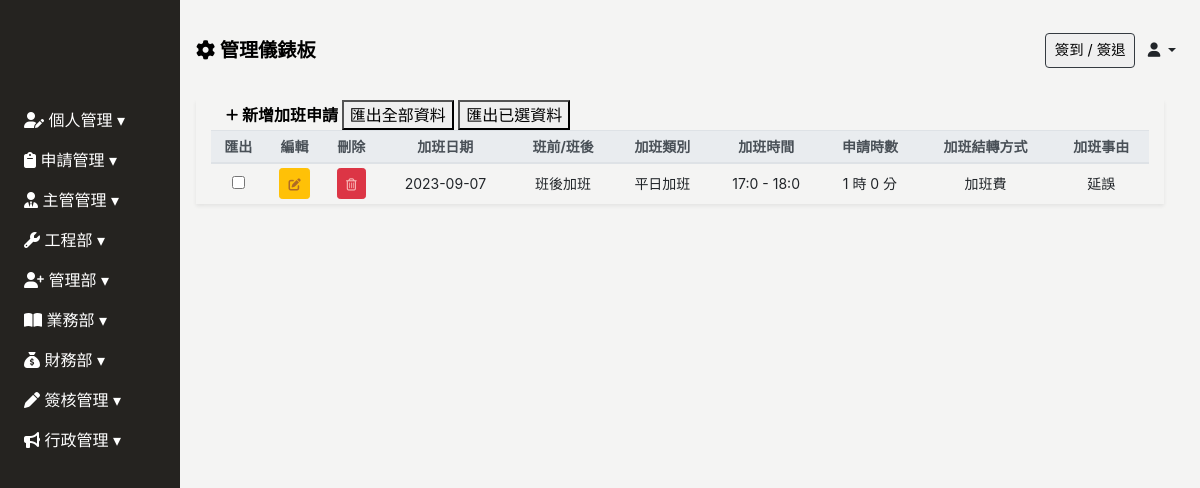
/work_overtime_application, run on the app's committed database.
### Backend/models.py (models this page shows, shortened)
class ModifiedModel(models.Model):
    modified_by = models.ForeignKey("Employee", on_delete=models.SET_NULL, null=True, blank=True)
    created_date = models.DateField(default=timezone.now,verbose_name='建立日期')
    update_date = models.DateField(auto_now=True, verbose_name='更新日期')
    class Meta:
        abstract = True

class Work_Overtime_Application(ModifiedModel):
    SHIFT_TYPE= (
        ('1', '班前加班'),
        ('2', '班後加班'),
    )
    OVERTIME_TYPE= (
        ('1', '平日加班'),
    )
    CARRY_OVER_TYPE= (
        ('1', '加班費'),
    )
    date_of_overtime = models.DateField(blank=True, null=True, verbose_name="加班日期")
    shift_of_overtime = models.CharField(max_length=1, choices=SHIFT_TYPE, blank=True, null=True, verbose_name="班前/班後")
    type_of_overtime = models.CharField(max_length=1, choices=OVERTIME_TYPE, blank=True, null=True, verbose_name="加班類別")
    start_hours_of_overtime = models.IntegerField(default=0,blank=True, null=True, verbose_name="加班起始小時")
    start_mins_of_overtime = models.IntegerField(default=0,blank=True, null=True, verbose_name="加班起始分鐘")
    end_hours_of_overtime = models.IntegerField(default=0,blank=True, null=True, verbose_name="加班結束小時")
    end_mins_of_overtime = models.IntegerField(default=0,blank=True, null=True, verbose_name="加班結束分鐘")
    overtime_hours = models.IntegerField(default=0,blank=True, null=True, verbose_name="申請時數(時)")
    overtime_mins = models.IntegerField(default=0,blank=True, null=True, verbose_name="申請時數(分)")
    carry_over = models.CharField(max_length=100, choices=CARRY_OVER_TYPE, blank=True, null=True, verbose_name="加班結轉方式")
    overtime_reason = models.TextField(max_length=300, blank=True, null=True, verbose_name="加班事由")
    created_by = models.ForeignKey("Employee",related_name="work_overtime_application_author", on_delete=models.SET_NULL, null=True, blank=True)
    Approval =  models.ForeignKey(ApprovalModel, null=True, blank=True, on_delete=models.SET_NULL , related_name='Work_Overtime_Application_Approval')
    class Meta:
        verbose_name = "加班申請"
        verbose_name_plural = verbose_name

### Frontend/views.py (the view)
# urls.py: path('work_overtime_application', views.Work_Overtime_Application_List.as_view(), name="Work_Overtime_Application"),
class Work_Overtime_Application_List(UserPassesTestMixin,ListView):
    model = Work_Overtime_Application
    template_name = 'work_overtime_application/work_overtime_application.html'
    context_object_name = 'work_overtime_application_list'
    def get_context_data(self, **kwargs):
        context = super().get_context_data(**kwargs)
        context["work_overtime_application_form"] = WorkOvertimeApplicationForm()
        context["24range"] = range(24)
        context["60range"] = range(60)
        return context
    def test_func(self):
        if settings.PASS_TEST_FUNC:
            return True
        return True

### Backend/forms.py
class WorkOvertimeApplicationForm(BaseModelForm):
    class Meta:
        model = Work_Overtime_Application
        fields = '__all__'
        widgets = {
            'shift_of_overtime': forms.Select(attrs={'class': 'form-control form-control-sm'}),
            'type_of_overtime': forms.Select(attrs={'class': 'form-control form-control-sm'}),
            'carry_over': forms.Select(attrs={'class': 'form-control form-control-sm'}),
        }

### Backend/context_processors.py (called while the page is built, shortened)
def sys_messages(request):
    if  isinstance(request.user, AnonymousUser):
        return {'sys_messages': {}}

def client_list(request):
    clients = Client.objects.all()
    return {'clients': clients}

### Frontend/templates/work_overtime_application/work_overtime_application.html (shortened to what this page needs)
{% extends 'base/base_dashboard.html' %}
{% block import %}
{% load static%}
<link rel="stylesheet" href="{% static 'css/employee/employee.css' %}">
{% endblock %}
{% block main %}
<div class="main px-3">
    <div class="employee-table container-fluid shadow-sm table-responsive-lg">
        <table class="table table-sm table-hover text-center" id="table" data-toggle="table" data-sortable="true"
            data-toolbar="#toolbar" data-search="true" data-show-columns="true" data-filter-strict-search="true"
            data-show-columns-toggle-all="true" data-pagination="true" data-page-size="25" data-page-list="[25, All]"
            data-filter-control="true">
            <div id="toolbar">
                <div class="employee-header container-fluid">
                    <a href="" class="font-weight-bold" id="sys_new" data-toggle="modal" data-target="#work-overtime-application-modal">
                        <i class="fa-solid fa-plus fa-sm" style="color: #000000;"></i> 新增加班申請
                    </a>
                    <button class="d-none d-md-inline-block" onclick="exportAllOptionToExcel('員工.xlsx')"
                        data-export-url="{% url 'excel_export' %}">匯出全部資料</button>
                    <button class="d-none d-md-inline-block"
                        onclick="exportSelectedOptionToExcel('員工.xlsx')">匯出已選資料</button>
                </div>
            </div>
            <thead class="thead-light" style="font-size: 14px;">
                <tr class="text-nowrap">
                    <th data-force-hide="true" data-switchable="false" data-no-print="true" data-field="checkbox"
                        class="d-none d-md-table-cell">匯出</th>
                    <th data-force-hide="true" data-switchable="false" data-no-print="true" data-field="edit">編輯</th>
                    <th data-force-hide="true" data-switchable="false" data-no-print="true" data-field="delete">刪除</th>
                    <th data-field="type_of_leave" data-sortable="true">加班日期</th>
                    <th data-field="date_of_leave" data-sortable="true">班前/班後</th>
                    <th data-field="time_of_leave" data-sortable="true">加班類別</th>
                    <th data-field="leave_hours" data-sortable="true">加班時間</th>
                    <th data-field="substitute" data-sortable="true">申請時數</th>
                    <th data-field="leave_reason" data-sortable="true">加班結轉方式</th>
                    <th data-field="backlog" data-sortable="true">加班事由</th>
                </tr>
            </thead>
            <tbody class="text-nowrap" style="font-size: 14px;">
                {% for work_overtime_application in work_overtime_application_list %}
                <tr>
                    <td><input type="checkbox" name="importcheckd" onclick="updateCheckedArray(this)"value="{{ work_overtime_application.id }}"></td>
                    <td>
                        <a data-target="#work-overtime-application-modal" type="button" data-url="quotation" data-id="{{ work_overtime_application.id }}"
                            class="sys_get btn btn-sm btn-warning" data-toggle="modal"
                            data-target="#project-confirmation-modal" onclick="LoadData(event)">
                        </a>
                    </td>
                    <td>
                        <a data-url="quotation" data-target="#work-overtime-application-modal" data-id="{{ work_overtime_application.id }}" type="button"
                            class="sys_del btn btn-sm btn-danger" onclick="DELETE_handleClick(event)">
                        </a>
                    </td>
                    <td>
                        {{ work_overtime_application.date_of_overtime|date:"Y-m-d" }}
                    </td>
                    <td>
                        {{ work_overtime_application.get_shift_of_overtime_display }}
                    </td>
                    <td>
                        {{ work_overtime_application.get_type_of_overtime_display }}
                    </td>
                    <td>
                        {{ work_overtime_application.start_hours_of_overtime }}:{{ work_overtime_application.start_mins_of_overtime }} - {{ work_overtime_application.end_hours_of_overtime }}:{{ work_overtime_application.end_mins_of_overtime }}
                    </td>
                    <td>
                        {{ work_overtime_application.overtime_hours }} 時 {{ work_overtime_application.overtime_mins }} 分
                    </td>
                    <td>
                        {{ work_overtime_application.get_carry_over_display }}
                    </td>
                    <td>
                        {{ work_overtime_application.overtime_reason }}
                    </td>
                </tr>
                {% endfor %}
            </tbody>
        </table>
    </div>
</div>
{% endblock %}

### static/css/base/base.css (style rules this page uses)
:root { --sidebar-width: 180px; --theme-black: #252320; --theme-white: #f4f4f3; }
body { background: var(--theme-white); }
button { color: #000; }

### static/css/index/index-login.css (style rules this page uses)
.main { width: calc(100vw - var(--sidebar-width) - 20px); position: relative; left: var(--sidebar-width); top: 100px; }

### static/css/employee/employee.css (style rules this page uses)
.employee-header a { text-decoration: none; color: black; }
.employee-table td { vertical-align: middle; }

### data on the page
Work_Overtime_Application: date_of_overtime "2023-09-07", shift_of_overtime "班後加班", type_of_overtime "平日加班", start_hours_of_overtime "17", start_mins_of_overtime "0", end_hours_of_overtime "18", end_mins_of_overtime "0", overtime_hours "1", overtime_mins "0", carry_over "加班費", overtime_reason "延誤"
